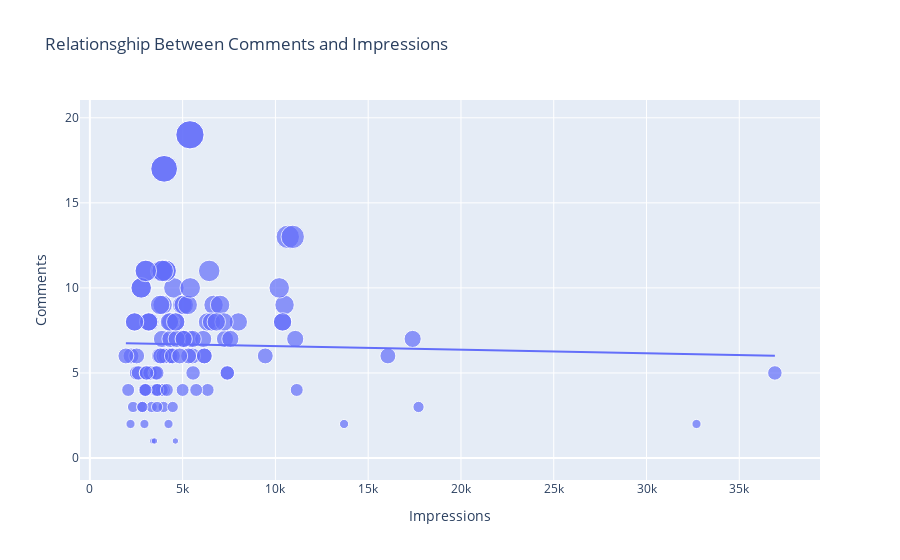

The notebook cell this image was saved under:
### Code cell
figure = px.scatter(data_frame=data, x="Impressions",y="Comments",size="Comments",trendline="ols",title="Relationsghip Between Comments and Impressions")
figure.show()
